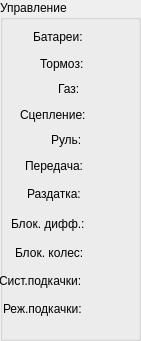
   <widget class="QGroupBox" name="InfoGB">
    <property name="geometry">
     <rect>
      <x>220</x>
      <y>10</y>
      <width>141</width>
      <height>341</height>
     </rect>
    </property>
    <property name="title">
     <string>Управление</string>
    </property>
    <widget class="QLabel" name="labelGas">
     <property name="geometry">
      <rect>
       <x>58</x>
       <y>81</y>
       <width>71</width>
       <height>16</height>
      </rect>
     </property>
     <property name="text">
      <string>Газ:</string>
     </property>
    </widget>
    <widget class="QLabel" name="labelSteering">
     <property name="geometry">
      <rect>
       <x>51</x>
       <y>132</y>
       <width>81</width>
       <height>16</height>
      </rect>
     </property>
     <property name="text">
      <string>Руль:</string>
     </property>
    </widget>
    <widget class="QLabel" name="labelTrans">
     <property name="geometry">
      <rect>
       <x>25</x>
       <y>158</y>
       <width>81</width>
       <height>16</height>
      </rect>
     </property>
     <property name="text">
      <string>Передача:</string>
     </property>
    </widget>
    <widget class="QLabel" name="labelBattery">
     <property name="geometry">
      <rect>
       <x>33</x>
       <y>29</y>
       <width>81</width>
       <height>16</height>
      </rect>
     </property>
     <property name="text">
      <string>Батареи:</string>
     </property>
    </widget>
    <widget class="QLabel" name="labelBrake">
     <property name="geometry">
      <rect>
       <x>40</x>
       <y>56</y>
       <width>91</width>
       <height>16</height>
      </rect>
     </property>
     <property name="text">
      <string>Тормоз:</string>
     </property>
    </widget>
    <widget class="QLabel" name="labelCoupling">
     <property name="geometry">
      <rect>
       <x>20</x>
       <y>107</y>
       <width>111</width>
       <height>16</height>
      </rect>
     </property>
     <property name="text">
      <string>Сцепление:</string>
     </property>
    </widget>
    <widget class="QLabel" name="labelIncTrans">
     <property name="geometry">
      <rect>
       <x>27</x>
       <y>186</y>
       <width>71</width>
       <height>16</height>
      </rect>
     </property>
     <property name="text">
      <string>Раздатка:</string>
     </property>
    </widget>
    <widget class="QLabel" name="labelBlockDiff">
     <property name="geometry">
      <rect>
       <x>11</x>
       <y>216</y>
       <width>91</width>
       <height>16</height>
      </rect>
     </property>
     <property name="text">
      <string>Блок. дифф.:</string>
     </property>
    </widget>
    <widget class="QLabel" name="labelBlockWheels">
     <property name="geometry">
      <rect>
       <x>15</x>
       <y>245</y>
       <width>91</width>
       <height>16</height>
      </rect>
     </property>
     <property name="text">
      <string>Блок. колес:</string>
     </property>
    </widget>
    <widget class="QLabel" name="labelWheelsAirSystemPower">
     <property name="geometry">
      <rect>
       <x>-1</x>
       <y>273</y>
       <width>111</width>
       <height>16</height>
      </rect>
     </property>
     <property name="text">
      <string>Сист.подкачки:</string>
     </property>
    </widget>
    <widget class="QLabel" name="labelWheelsAirSystemMode">
     <property name="geometry">
      <rect>
       <x>3</x>
       <y>301</y>
       <width>111</width>
       <height>16</height>
      </rect>
     </property>
     <property name="text">
      <string>Реж.подкачки:</string>
     </property>
    </widget>
   </widget>
